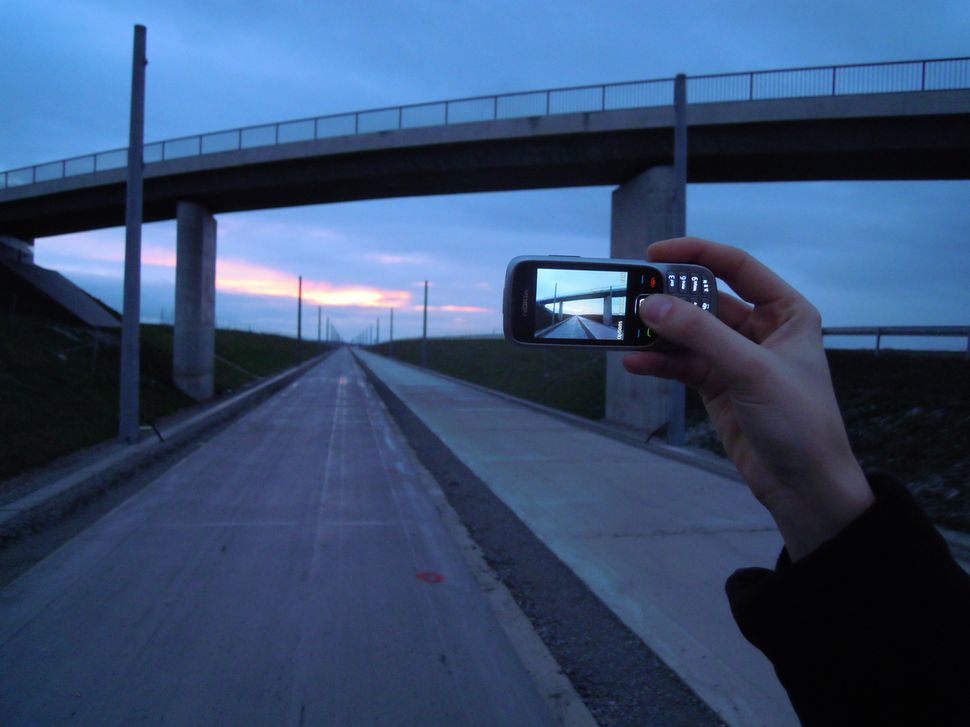
#> input picture practice/image.png, 970 x 727 px, shrunk from 1200 x 900 before the run
$ jupyter execute image_import.ipynb
#> lines starting #> are read from the running program, lines starting #| are printed output that depends on the picture; after the words box and inside, x2 and y2 are one past the last pixel; in counts of white or black regions, pixels touching at a corner belong together
[cell 1]
from PIL import Image
import numpy as np
import matplotlib.pyplot as plt

# Open the image file
image = Image.open("image.png")
#> image is the input picture: PIL image 970x727 RGB; mean R, G, B 55.6, 78.1, 112.6

real_image_array = np.array(image)

# Convert the image to grayscale
gray_image = image.convert("L")
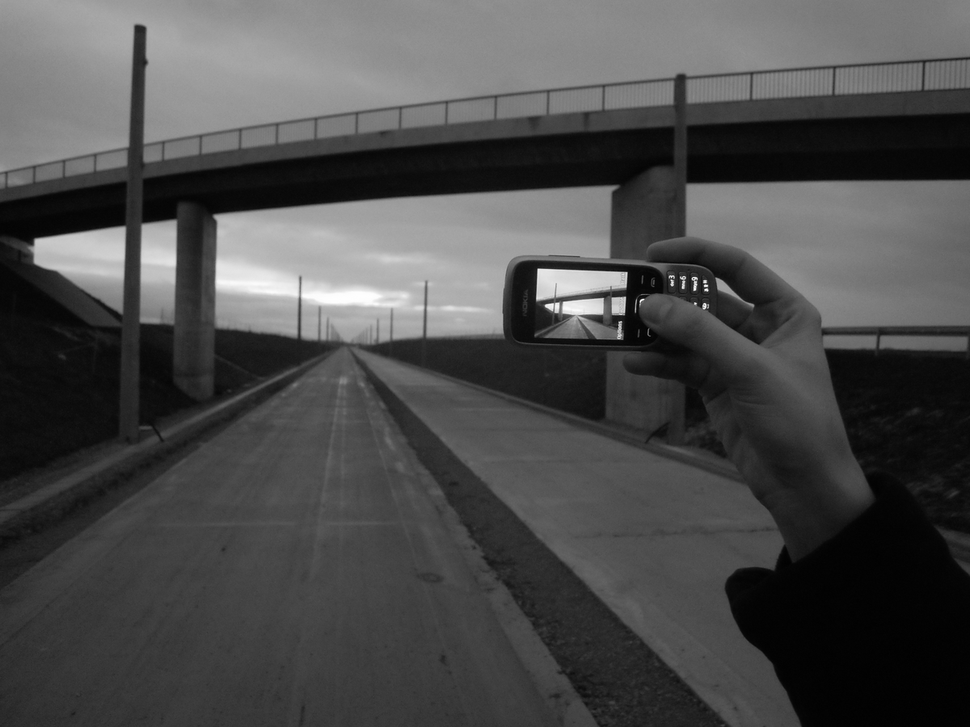
#> gray_image: PIL image 970x727 L; min 0, max 255, mean 75.3

# Convert the grayscale image to an array
gray_image_array = np.array(gray_image)

plt.hist(gray_image_array.ravel(), bins=256, range=(0.0, 255.0), fc='k', ec='k')

# Threshold the grayscale image
threshold = 100
binary_image_array = np.where(gray_image_array < threshold, 1, 0)
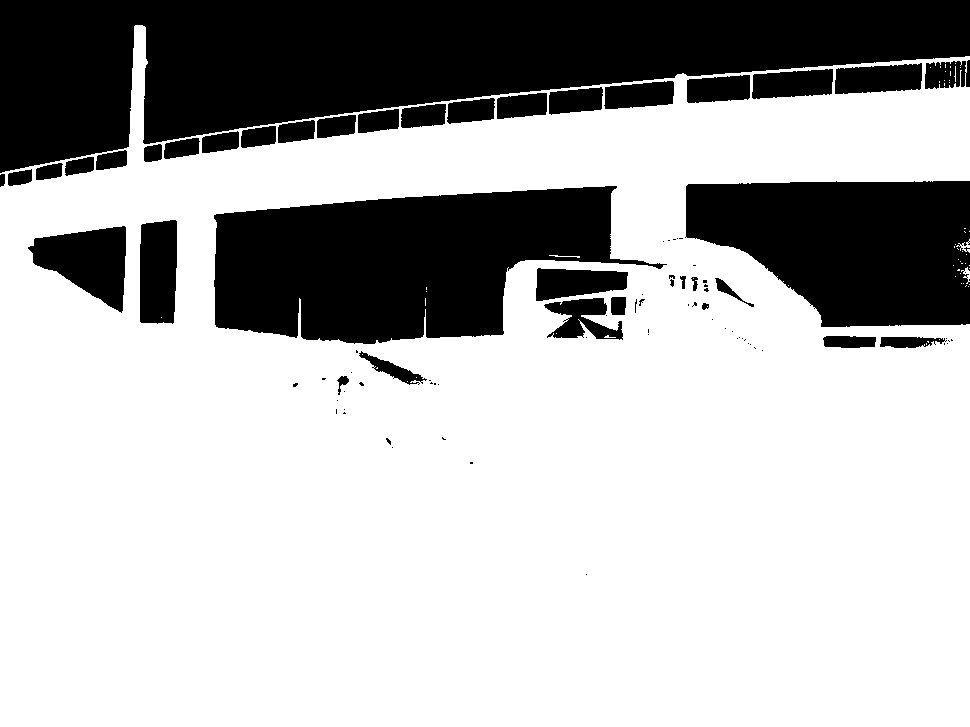
#> binary_image_array: shape (727, 970) int64; values 0 (black) and 1 (white), 70.1% white; 94 black regions (56 under 20 px), largest, box (x1, y1, x2, y2) and area: (0, 0, 970, 173) 97661, (214, 186, 667, 344) 46835, (685, 181, 970, 327) 32352

# Convert the array to a new image
binary_image = Image.fromarray(binary_image_array.astype(np.uint8))

# Display the grayscale and binary images
fig, axes = plt.subplots(1, 2, figsize=(10, 5))
axes[0].imshow(gray_image, cmap='gray')
axes[0].set_title('Grayscale Image')
axes[0].axis('off')
axes[1].imshow(binary_image, cmap='gray')
axes[1].set_title('Binary Image (Threshold = {m})'.format(m=threshold))
axes[1].axis('off')
plt.show()
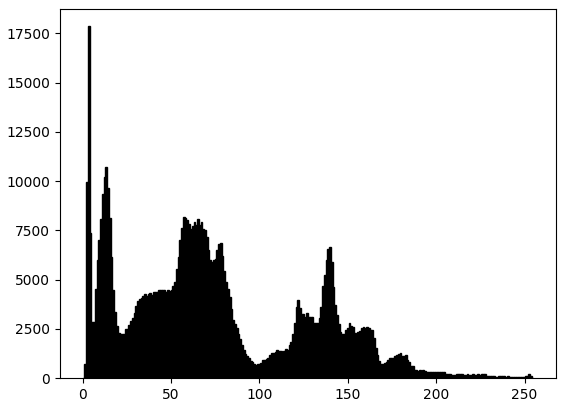
#> figure drawn by matplotlib, 1 panel; tallest bar 17857 high, from x = 2.99 to 3.98
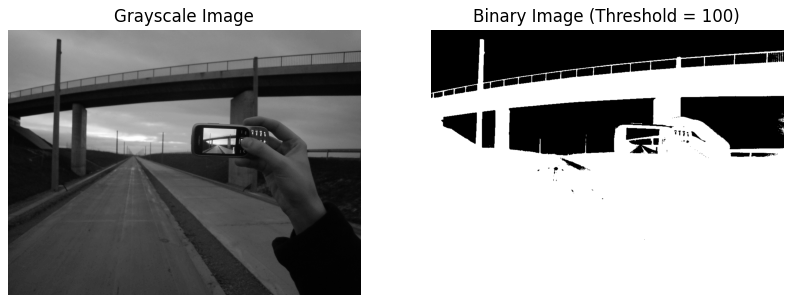
#> figure drawn by matplotlib, 2 panels

fig, axes = plt.subplots(1, 2, figsize=(10, 5))

# Apply the mask to the real image array
new_image_array = real_image_array * binary_image_array[:, :, np.newaxis]
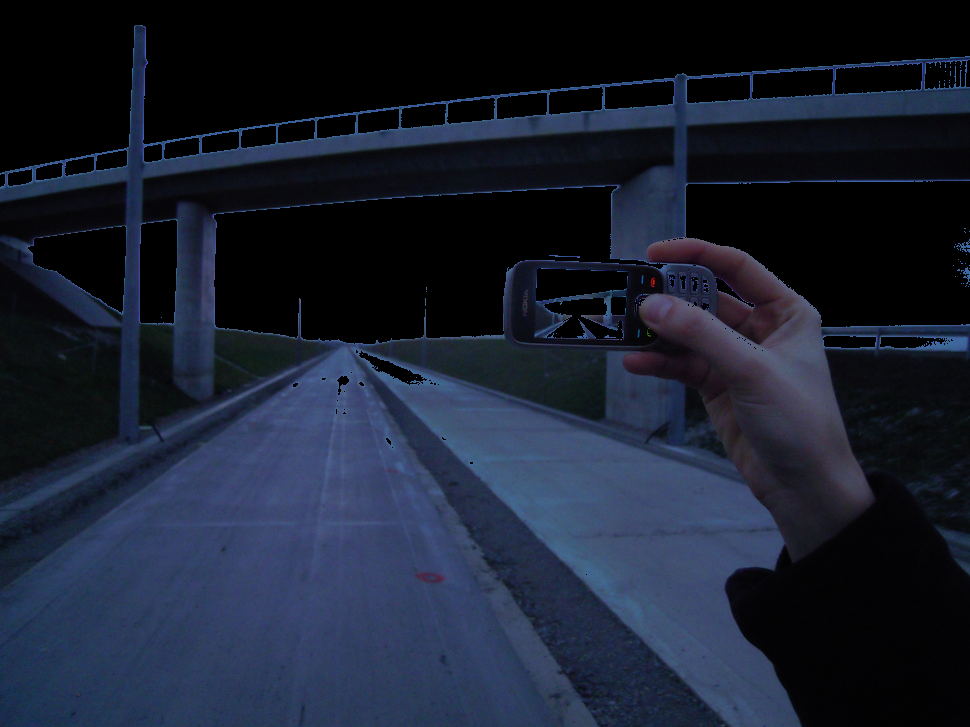
#> new_image_array: shape (727, 970, 3) int64; mean R, G, B 25.3, 32.2, 48.1

# Convert the array to a new image
new_image = Image.fromarray(new_image_array.astype(np.uint8))

axes[0].imshow(new_image, cmap='gray')
axes[1].imshow(real_image_array, cmap='gray')
plt.show()
